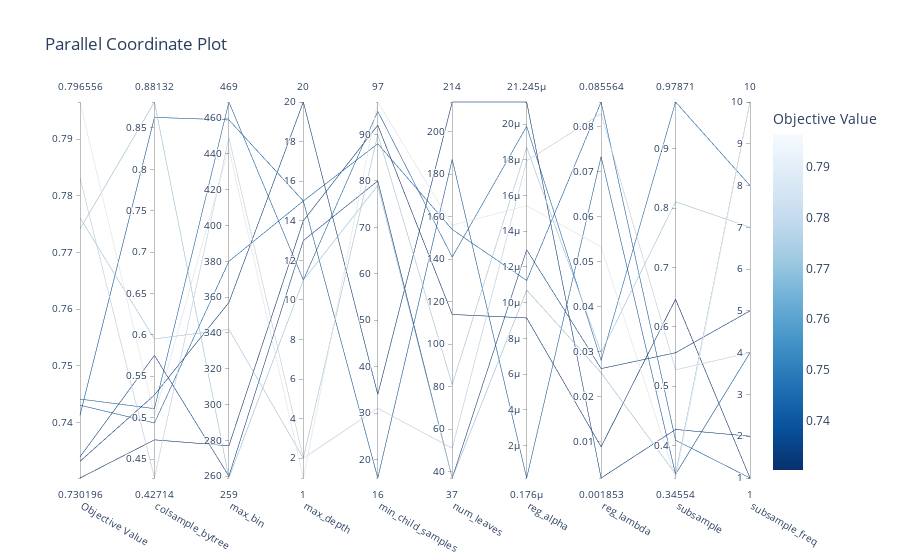

The cell this chart's notebook holds for it:
### Code cell
# 파라미터들관의 관계
optuna.visualization.plot_parallel_coordinate(study)

### Figure 1 — Plotly figure (JSON) as saved in the notebook; plotly's stock layout.template omitted (floating-point values rounded to 4 significant figures)
{"data": [{"dimensions": [{"label": "Objective Value", "range": [0.7302, 0.7966], "values": [0.743, 0.7331, 0.7339, 0.7966, 0.7302, 0.7441, 0.7832, 0.7741, 0.7413, 0.7761]}, {"label": "colsample_bytree", "range": [0.4271, 0.8813], "values": [0.4936, 0.5274, 0.5753, 0.5023, 0.4732, 0.5109, 0.4271, 0.8813, 0.8628, 0.5951]}, {"label": "max_bin", "range": [259, 469], "values": [380, 357, 260, 443, 277, 469, 449, 259, 459, 342]}, {"label": "max_depth", "range": [1, 20], "values": [15, 20, 13, 1, 14, 11, 2, 11, 15, 2]}, {"label": "min_child_samples", "range": [16, 97], "values": [88, 34, 80, 97, 92, 95, 31, 79, 16, 90]}, {"label": "num_leaves", "range": [37, 214], "values": [154, 214, 37, 156, 114, 141, 51, 37, 187, 81]}, {"label": "reg_alpha", "range": [1.756e-07, 2.125e-05], "values": [1.124e-05, 2.125e-05, 1.296e-05, 1.543e-05, 9.145e-06, 1.988e-05, 1.794e-05, 1.071e-05, 1.756e-07, 1.87e-05]}, {"label": "reg_lambda", "range": [0.001853, 0.08556], "values": [0.08556, 0.001853, 0.02621, 0.05332, 0.00879, 0.02805, 0.08297, 0.02528, 0.07339, 0.02978]}, {"label": "subsample", "range": [0.3455, 0.9787], "values": [0.4092, 0.4273, 0.5565, 0.3455, 0.6466, 0.9787, 0.5277, 0.3522, 0.3518, 0.8107]}, {"label": "subsample_freq", "range": [1, 10], "values": [1, 2, 5, 10, 1, 8, 4, 10, 4, 7]}], "labelangle": 30, "labelside": "bottom", "line": {"color": [0.743, 0.7331, 0.7339, 0.7966, 0.7302, 0.7441, 0.7832, 0.7741, 0.7413, 0.7761], "colorbar": {"title": {"text": "Objective Value"}}, "colorscale": [[0, "rgb(247,251,255)"], [0.125, "rgb(222,235,247)"], [0.25, "rgb(198,219,239)"], [0.375, "rgb(158,202,225)"], [0.5, "rgb(107,174,214)"], [0.625, "rgb(66,146,198)"], [0.75, "rgb(33,113,181)"], [0.875, "rgb(8,81,156)"], [1, "rgb(8,48,107)"]], "reversescale": true, "showscale": true}, "type": "parcoords"}], "layout": {"title": {"text": "Parallel Coordinate Plot"}}}
